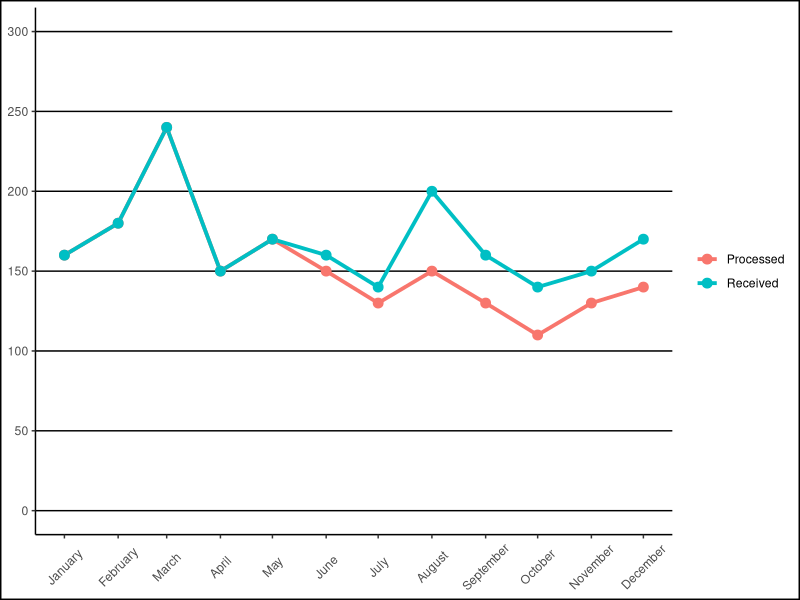
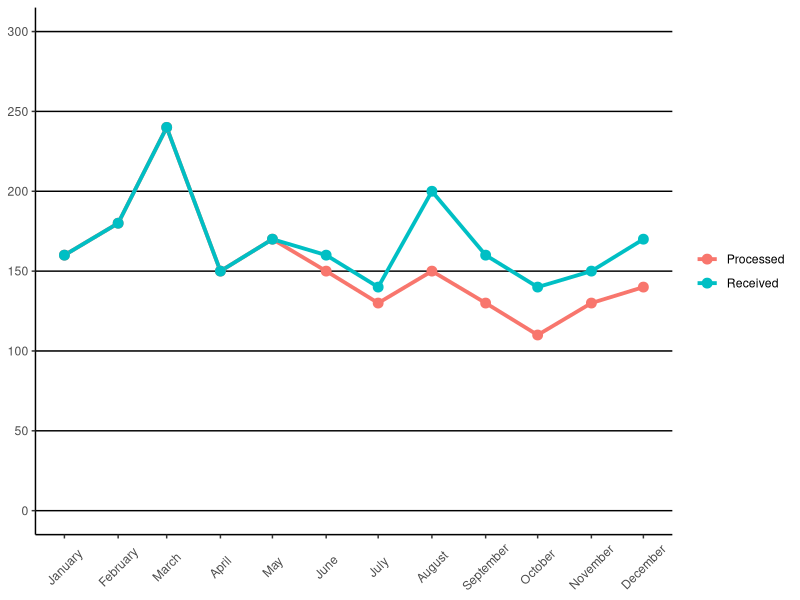
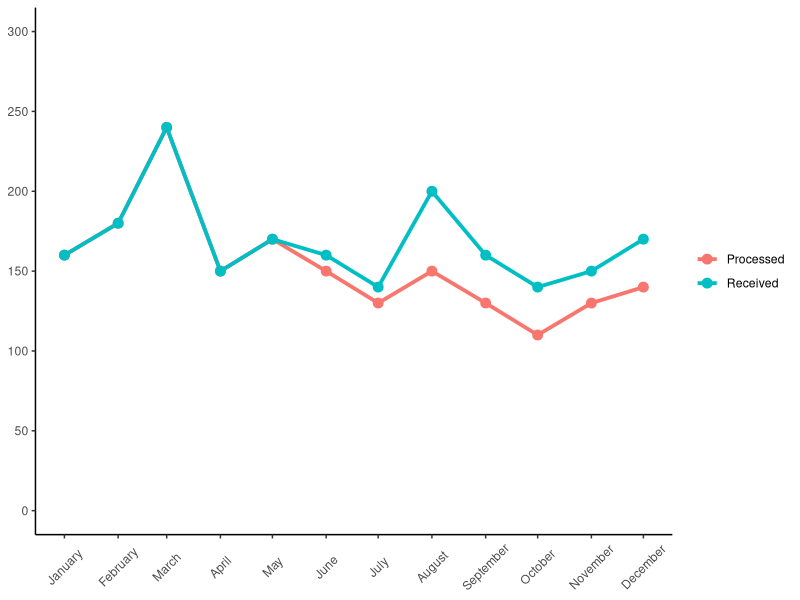
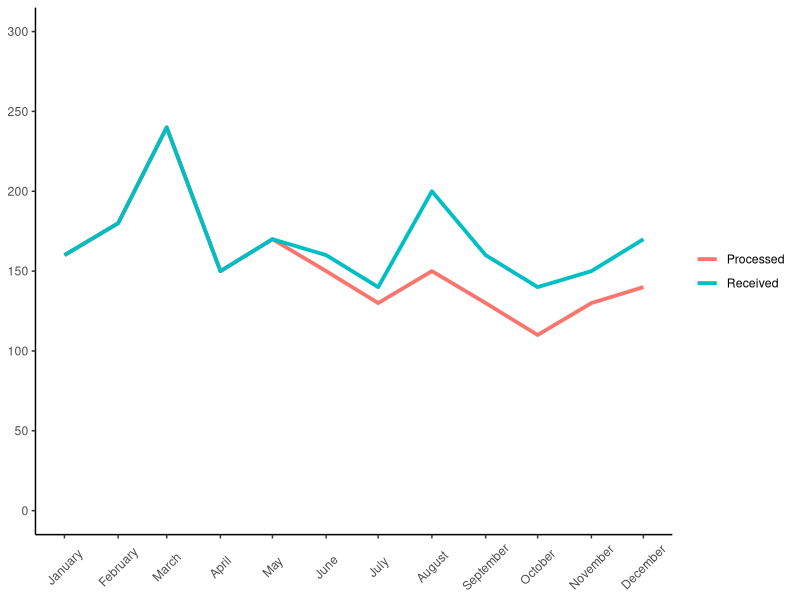
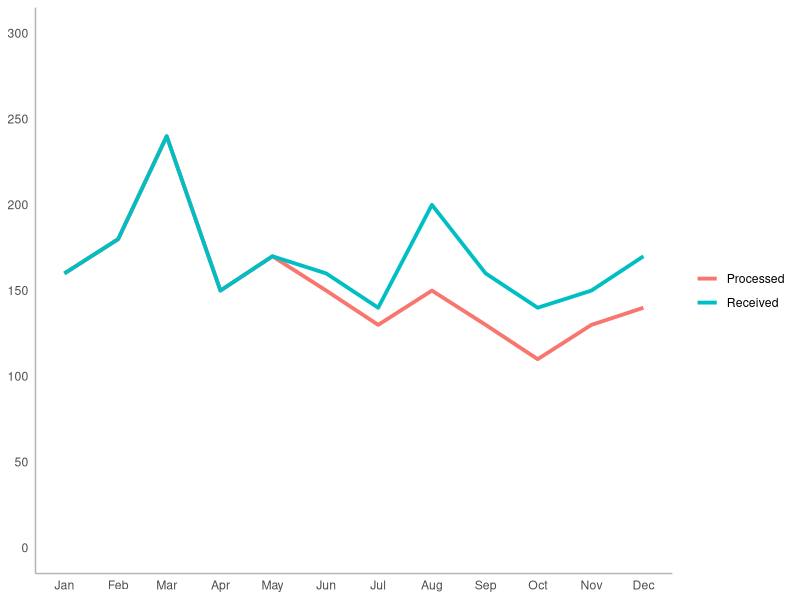
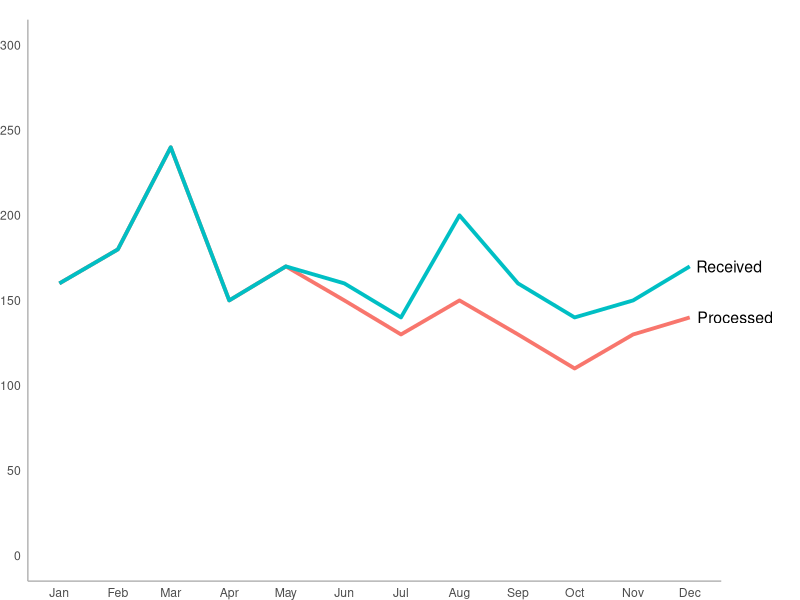
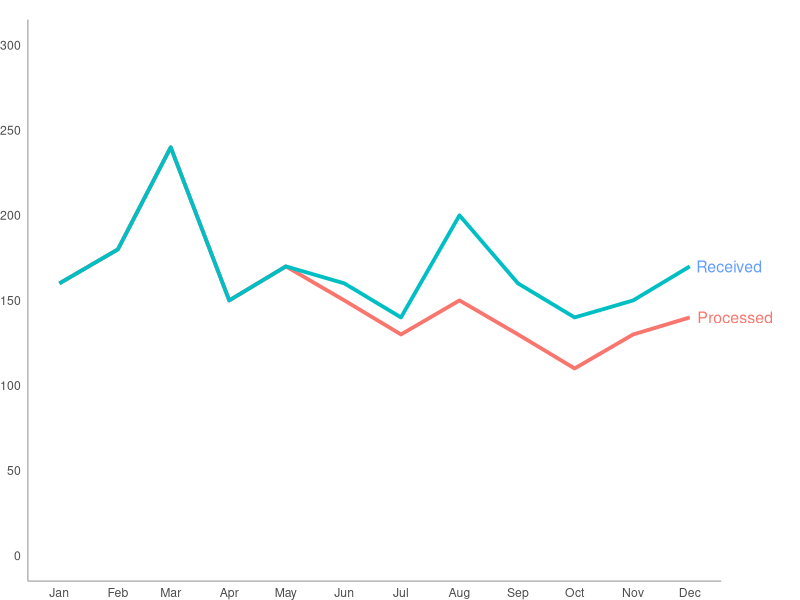
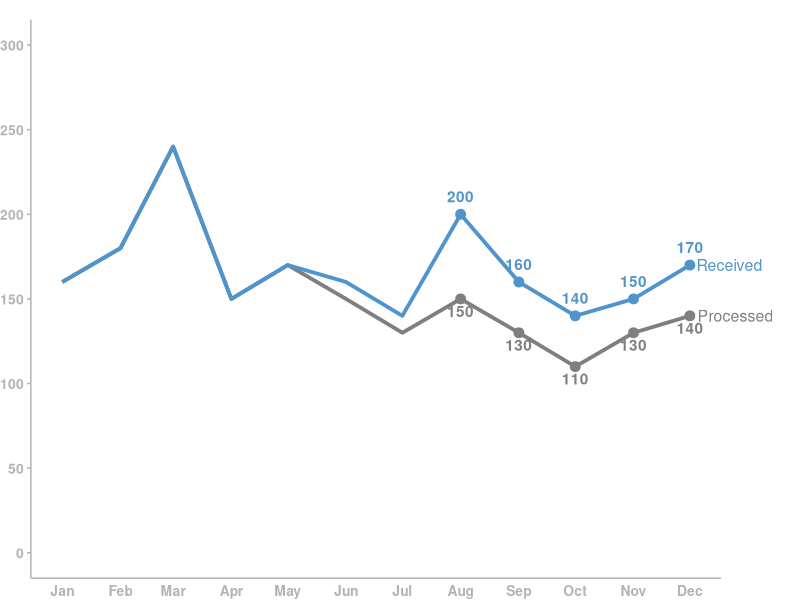

Here is the R script that generated these plots, in order:
#BISM Lecture 3
#Script for reploting lecture 3


#used libraries
library(ggplot2)
library(dplyr)
library(grid)



#Step 1: original plot



df_tickets3=data.frame(values=c(160,180,240,150,170,150,130,150,130,110,130,140,
                                160,180,240,150,170,160,140,200,160,140,150,170),
                       category=factor(c(rep("Processed",12),rep("Received",12)),
                                       levels=c("Processed","Received")),
                       date=rep(seq.Date(as.Date("2019-01-01"), as.Date("2019-12-01"), by = "month"),2)
)


plt_ticket=ggplot(df_tickets3,aes(x=date,y=values,colour=category))+  
  geom_line(size=1.3)+
  scale_y_continuous(breaks = seq(0,300,50),limits=c(0,300))+ #adjust the y scale
  xlab(NULL) + 
  ylab(NULL)

  
#filter the dataset from August
df_tickets_rec = df_tickets3 %>%
  filter(date %in% seq.Date(as.Date("2019-08-01"), as.Date("2019-12-01"), by = "month") & category %in% "Received")
df_tickets_prc = df_tickets3 %>%
  filter(date %in% seq.Date(as.Date("2019-08-01"), as.Date("2019-12-01"), by = "month") & category %in% "Processed")


#step 1: original plot
plt_ticket+
  geom_point(size=3)+
  scale_x_date(date_labels = "%B",date_breaks = "1 month")+ #adjust the x scale 
  theme(panel.background = element_blank(),
        panel.grid.major.y = element_line(colour="black"),
        panel.grid.major.x = element_blank(),
        axis.text.x = element_text(angle = 45,vjust = 0.5),
        legend.title=element_blank(),
        axis.line = element_line(colour="black"),
        plot.background = element_rect(
          colour = "black",
          size = 1
        )
  )


#step 2: remove chart borders
plt_ticket+
  geom_point(size=3)+
  scale_x_date(date_labels = "%B",date_breaks = "1 month")+ #adjust the x scale 
  theme(panel.background = element_blank(),
        panel.grid.major.y = element_line(colour="black"),
        panel.grid.major.x = element_blank(),
        axis.text.x = element_text(angle = 45,vjust = 0.5),
        legend.title=element_blank(),
        axis.line = element_line(colour="black"),
        plot.background = element_blank()
  )
  

#step 3: remove gridlines  
plt_ticket+
  geom_point(size=3)+
  scale_x_date(date_labels = "%B",date_breaks = "1 month")+ #adjust the x scale 
  theme(panel.background = element_blank(),
        panel.grid.major = element_blank(),
        axis.text.x = element_text(angle = 45,vjust = 0.5),
        legend.title=element_blank(),
        axis.line = element_line(colour="black"),
        plot.background = element_blank()
  )


#step 4: remove data markers
plt_ticket+
  scale_x_date(date_labels = "%B",date_breaks = "1 month")+ #adjust the x scale 
  theme(panel.background = element_blank(),
        panel.grid.major = element_blank(),
        axis.text.x = element_text(angle = 45,vjust = 0.5),
        legend.title=element_blank(),
        axis.line = element_line(colour="black"),
        plot.background = element_blank()
  )


#step 5: clean up axis labels
plt_ticket+
  scale_x_date(date_labels = "%h",date_breaks = "1 month")+ #adjust the x scale 
  theme(panel.background = element_blank(),
        panel.grid.major = element_blank(),
        legend.title=element_blank(),
        axis.line = element_line(colour="grey70"),
        axis.ticks = element_blank(),
        plot.background = element_blank()
  )


#step 6: label data directly
plt_ticket+
  scale_x_date(date_labels = "%h",date_breaks = "1 month")+ #adjust the x scale 
  annotate("text",x=as.Date("2019-12-01"),y=170,label="Received",hjust=-0.1,size=4)+
  annotate("text",x=as.Date("2019-12-01"),y=140,label="Processed",hjust=-0.1,size=4)+
  
  theme(panel.background = element_blank(),
        panel.grid.major = element_blank(),
        legend.title=element_blank(),
        axis.line = element_line(colour="grey70"),
        axis.ticks = element_blank(),
        legend.position="none",
        plot.margin = unit(c(0.5,2,0,0), "cm"),
        plot.background = element_blank()
  )+
  coord_cartesian(clip = "off") #allows to plot a label outside the x,y limits
  

#step 7: leverage consistent colour
plt_ticket+
  scale_x_date(date_labels = "%h",date_breaks = "1 month")+ #adjust the x scale 
  annotate("text",x=as.Date("2019-12-01"),y=170,label="Received",hjust=-0.1,size=4,colour="#619CFF")+
  annotate("text",x=as.Date("2019-12-01"),y=140,label="Processed",hjust=-0.1,size=4,colour="#F8766D")+
  
  theme(panel.background = element_blank(),
        panel.grid.major = element_blank(),
        legend.title=element_blank(),
        axis.line = element_line(colour="grey70"),
        axis.ticks = element_blank(),
        legend.position="none",
        plot.margin = unit(c(0.5,2,0,0), "cm"),
        plot.background = element_blank()
  )+
  coord_cartesian(clip = "off") #allows to plot a label outside the x,y limits


#step 8: modify the colour
ggplot(df_tickets3,aes(x=date,y=values,colour=category))+  
  geom_line(size=1.3)+
  scale_y_continuous(breaks = seq(0,300,50),limits=c(0,300))+ #adjust the y scale
  xlab(NULL) + 
  ylab(NULL)+
  
  scale_colour_manual(values = c("grey50","steelblue3"),guide=FALSE)+
  
  scale_x_date(date_labels = "%h",date_breaks = "1 month")+ #adjust the x scale 
  annotate("text",x=as.Date("2019-12-01"),y=170,label="Received",hjust=-0.1,size=4,colour="steelblue3")+
  annotate("text",x=as.Date("2019-12-01"),y=140,label="Processed",hjust=-0.1,size=4,colour="grey50")+
  
  theme(panel.background = element_blank(),
        panel.grid.major = element_blank(),
        legend.title=element_blank(),
        axis.line = element_line(colour="grey70"),
        axis.text = element_text(colour="grey70",size=10,face="bold"),
        axis.ticks.x = element_blank(),
        axis.ticks.y = element_line(colour="grey70"),
        legend.position="none",
        plot.margin = unit(c(0.5,2,0,0), "cm"),
        plot.background = element_blank()
  )+
  coord_cartesian(clip = "off")+ #allows to plot a label outside the x,y limits
  
  
  #plot processed points and labels
  geom_point(data=df_tickets_rec,aes(x=date,y=values),size=3)+
  geom_text(data=df_tickets_rec,aes(label=values,x=date,y=values,fontface = "bold"),vjust=-1)+

#plot processed points and labels
  geom_point(data=df_tickets_prc,aes(x=date,y=values),size=3)+
  geom_text(data=df_tickets_prc,aes(label=values,x=date,y=values,fontface = "bold"),vjust=+1.5)



ggplot(df_tickets3,aes(x=date,y=values,fill=category))+
  geom_col(position = "dodge")+
  geom_text(
    aes(label=values),
    vjust=-0.1,size=3,
    position = position_dodge(50))
  


